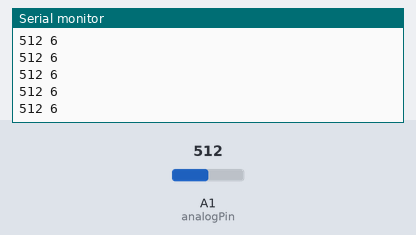
The sketch below on a simulated Arduino Uno, built with avr-gcc and run on an emulated ATmega328P. Parts: the last lines printed to the serial monitor. The inputs (shaded band) are chosen by the test bench; at power-on: A1 (analogPin) = 512.

Above: at 1.2 s.
1.3 s: A1 (analogPin) set to 870
At 1.8 s:
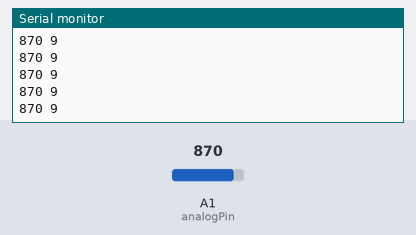
2.8 s: A1 (analogPin) set to 895
At 3.3 s:
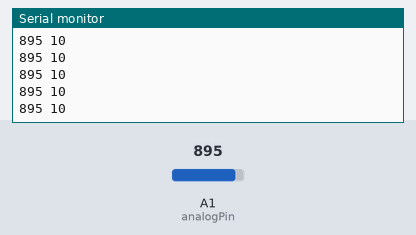
Timing chart, 0 to 5.8 s (numbered marks = the images above; inputs shaded):
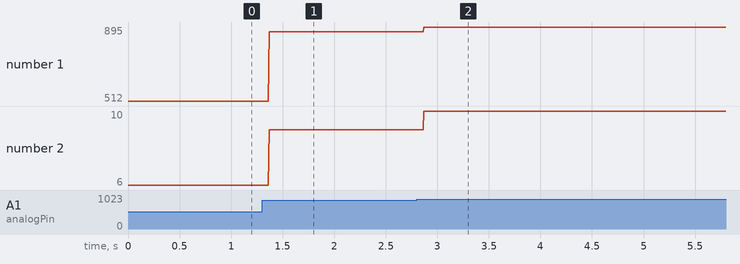

The sketch:

rotaryswitch.ino
```cpp
int analogPin = A1; // switch wiper connected to analog pin 1
                    // outside leads to ground and +5V
int val = 0;  // variable to store the ADC value read
int switchpositions = 11; // the number of switch positions in the rotary switch, not counting 0
float switchincrement = 1023/switchpositions; // the size of the ADC count increment
int selection = 0; // variable to store the rotary switch selection

void setup() {
  Serial.begin(9600);           //  setup serial
}

void loop() {
  val = analogRead(analogPin);  // read the input pin ADC value
  selection = round(val/switchincrement); // divide the ADC value by the increment size to determine switch position
  Serial.print(val); // show the ADC value
  Serial.print(" ");
  Serial.println(selection);          // show the selected switch position (0 - switchpositions)
}
```

Measured:
- after the input at 1.3 s, the serial monitor: prints a new line after 0.07 s (image 1)
- after the input at 2.8 s, the serial monitor: prints a new line after 0.07 s (image 2)
- plotted number 1: 512 → 870 after the input at 1.3 s, 870 → 895 after the input at 2.8 s
- plotted number 2: 6 → 9 after the input at 1.3 s, 9 → 10 after the input at 2.8 s
